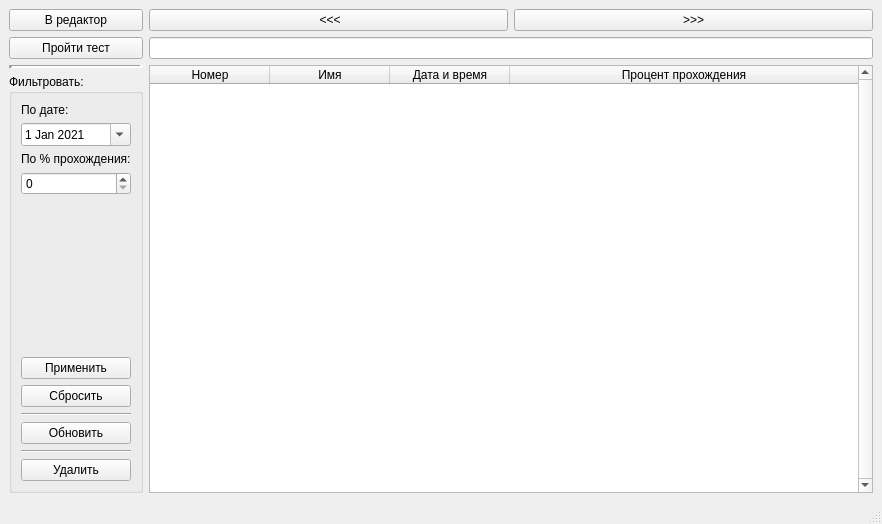
<?xml version="1.0" encoding="UTF-8"?>
<ui version="4.0">
 <class>MainWindow</class>
 <widget class="QMainWindow" name="MainWindow">
  <property name="geometry">
   <rect>
    <x>0</x>
    <y>0</y>
    <width>882</width>
    <height>524</height>
   </rect>
  </property>
  <property name="windowTitle">
   <string>ЭСТ - Просмотр результатов</string>
  </property>
  <widget class="QWidget" name="centralwidget">
   <layout class="QHBoxLayout" name="horizontalLayout_2">
    <item>
     <layout class="QVBoxLayout" name="verticalLayout_6">
      <item>
       <widget class="QPushButton" name="editor_btn">
        <property name="text">
         <string>В редактор</string>
        </property>
       </widget>
      </item>
      <item>
       <widget class="QPushButton" name="test_btn">
        <property name="text">
         <string>Пройти тест</string>
        </property>
       </widget>
      </item>
      <item>
       <widget class="Line" name="line">
        <property name="contextMenuPolicy">
         <enum>Qt::PreventContextMenu</enum>
        </property>
        <property name="lineWidth">
         <number>4</number>
        </property>
        <property name="orientation">
         <enum>Qt::Horizontal</enum>
        </property>
       </widget>
      </item>
      <item>
       <widget class="QGroupBox" name="groupBox">
        <property name="title">
         <string>Фильтровать:</string>
        </property>
        <layout class="QVBoxLayout" name="verticalLayout_3">
         <item>
          <widget class="QLabel" name="label_2">
           <property name="text">
            <string>По дате:</string>
           </property>
          </widget>
         </item>
         <item>
          <widget class="QDateEdit" name="filter_date">
           <property name="dateTime">
            <datetime>
             <hour>0</hour>
             <minute>0</minute>
             <second>0</second>
             <year>2021</year>
             <month>1</month>
             <day>1</day>
            </datetime>
           </property>
           <property name="maximumDateTime">
            <datetime>
             <hour>23</hour>
             <minute>59</minute>
             <second>59</second>
             <year>2050</year>
             <month>12</month>
             <day>31</day>
            </datetime>
           </property>
           <property name="minimumDateTime">
            <datetime>
             <hour>0</hour>
             <minute>0</minute>
             <second>0</second>
             <year>2000</year>
             <month>1</month>
             <day>1</day>
            </datetime>
           </property>
           <property name="currentSection">
            <enum>QDateTimeEdit::DaySection</enum>
           </property>
           <property name="calendarPopup">
            <bool>true</bool>
           </property>
          </widget>
         </item>
         <item>
          <widget class="QLabel" name="label">
           <property name="text">
            <string>По % прохождения:</string>
           </property>
          </widget>
         </item>
         <item>
          <widget class="QSpinBox" name="filter_completion">
           <property name="maximum">
            <number>100</number>
           </property>
          </widget>
         </item>
         <item>
          <spacer name="verticalSpacer">
           <property name="orientation">
            <enum>Qt::Vertical</enum>
           </property>
           <property name="sizeHint" stdset="0">
            <size>
             <width>20</width>
             <height>40</height>
            </size>
           </property>
          </spacer>
         </item>
         <item>
          <widget class="QPushButton" name="btn_confirm">
           <property name="font">
            <font>
             <weight>50</weight>
             <bold>false</bold>
            </font>
           </property>
           <property name="text">
            <string>Применить</string>
           </property>
          </widget>
         </item>
         <item>
          <widget class="QPushButton" name="btn_reset">
           <property name="tabletTracking">
            <bool>false</bool>
           </property>
           <property name="contextMenuPolicy">
            <enum>Qt::ActionsContextMenu</enum>
           </property>
           <property name="text">
            <string>Сбросить</string>
           </property>
           <property name="iconSize">
            <size>
             <width>20</width>
             <height>16</height>
            </size>
           </property>
           <property name="flat">
            <bool>false</bool>
           </property>
          </widget>
         </item>
         <item>
          <widget class="Line" name="line_2">
           <property name="orientation">
            <enum>Qt::Horizontal</enum>
           </property>
          </widget>
         </item>
         <item>
          <widget class="QPushButton" name="update_btn">
           <property name="text">
            <string>Обновить</string>
           </property>
          </widget>
         </item>
         <item>
          <widget class="Line" name="line_3">
           <property name="orientation">
            <enum>Qt::Horizontal</enum>
           </property>
          </widget>
         </item>
         <item>
          <widget class="QPushButton" name="delete_btn">
           <property name="text">
            <string>Удалить</string>
           </property>
          </widget>
         </item>
        </layout>
       </widget>
      </item>
     </layout>
    </item>
    <item>
     <layout class="QVBoxLayout" name="verticalLayout_2">
      <item>
       <layout class="QHBoxLayout" name="horizontalLayout">
        <item>
         <widget class="QPushButton" name="back_btn">
          <property name="text">
           <string> &lt;&lt;&lt;</string>
          </property>
         </widget>
        </item>
        <item>
         <widget class="QPushButton" name="forward_btn">
          <property name="text">
           <string>&gt;&gt;&gt;</string>
          </property>
         </widget>
        </item>
       </layout>
      </item>
      <item>
       <widget class="QLineEdit" name="test_name">
        <property name="alignment">
         <set>Qt::AlignCenter</set>
        </property>
        <property name="readOnly">
         <bool>true</bool>
        </property>
       </widget>
      </item>
      <item>
       <widget class="QTableWidget" name="table">
        <property name="autoFillBackground">
         <bool>false</bool>
        </property>
        <property name="frameShape">
         <enum>QFrame::StyledPanel</enum>
        </property>
        <property name="frameShadow">
         <enum>QFrame::Plain</enum>
        </property>
        <property name="verticalScrollBarPolicy">
         <enum>Qt::ScrollBarAlwaysOn</enum>
        </property>
        <property name="sizeAdjustPolicy">
         <enum>QAbstractScrollArea::AdjustIgnored</enum>
        </property>
        <property name="editTriggers">
         <set>QAbstractItemView::NoEditTriggers</set>
        </property>
        <property name="tabKeyNavigation">
         <bool>false</bool>
        </property>
        <property name="dragDropOverwriteMode">
         <bool>false</bool>
        </property>
        <property name="textElideMode">
         <enum>Qt::ElideLeft</enum>
        </property>
        <property name="gridStyle">
         <enum>Qt::SolidLine</enum>
        </property>
        <property name="columnCount">
         <number>4</number>
        </property>
        <attribute name="horizontalHeaderCascadingSectionResizes">
         <bool>false</bool>
        </attribute>
        <attribute name="horizontalHeaderDefaultSectionSize">
         <number>100</number>
        </attribute>
        <attribute name="horizontalHeaderHighlightSections">
         <bool>false</bool>
        </attribute>
        <attribute name="horizontalHeaderMinimumSectionSize">
         <number>120</number>
        </attribute>
        <attribute name="horizontalHeaderShowSortIndicator" stdset="0">
         <bool>false</bool>
        </attribute>
        <attribute name="horizontalHeaderStretchLastSection">
         <bool>true</bool>
        </attribute>
        <attribute name="verticalHeaderStretchLastSection">
         <bool>false</bool>
        </attribute>
        <column>
         <property name="text">
          <string>Номер</string>
         </property>
        </column>
        <column>
         <property name="text">
          <string>Имя</string>
         </property>
        </column>
        <column>
         <property name="text">
          <string>Дата и время</string>
         </property>
        </column>
        <column>
         <property name="text">
          <string>Процент прохождения</string>
         </property>
        </column>
       </widget>
      </item>
     </layout>
    </item>
   </layout>
  </widget>
  <widget class="QStatusBar" name="statusbar"/>
  <action name="action">
   <property name="text">
    <string>Редактор</string>
   </property>
  </action>
  <action name="action_2">
   <property name="text">
    <string>Выход</string>
   </property>
  </action>
  <action name="action_3">
   <property name="text">
    <string>Новый файл</string>
   </property>
  </action>
  <action name="action_exit">
   <property name="text">
    <string>Выход</string>
   </property>
  </action>
  <action name="action_5">
   <property name="text">
    <string>Открыть файл</string>
   </property>
  </action>
  <action name="action_new">
   <property name="text">
    <string>Новый файл</string>
   </property>
  </action>
  <action name="action_open">
   <property name="text">
    <string>Открыть файл</string>
   </property>
  </action>
  <action name="action_test">
   <property name="text">
    <string>Пройти тест</string>
   </property>
  </action>
 </widget>
 <tabstops>
  <tabstop>filter_completion</tabstop>
  <tabstop>btn_confirm</tabstop>
  <tabstop>btn_reset</tabstop>
  <tabstop>filter_date</tabstop>
  <tabstop>table</tabstop>
 </tabstops>
 <resources/>
 <connections/>
</ui>
